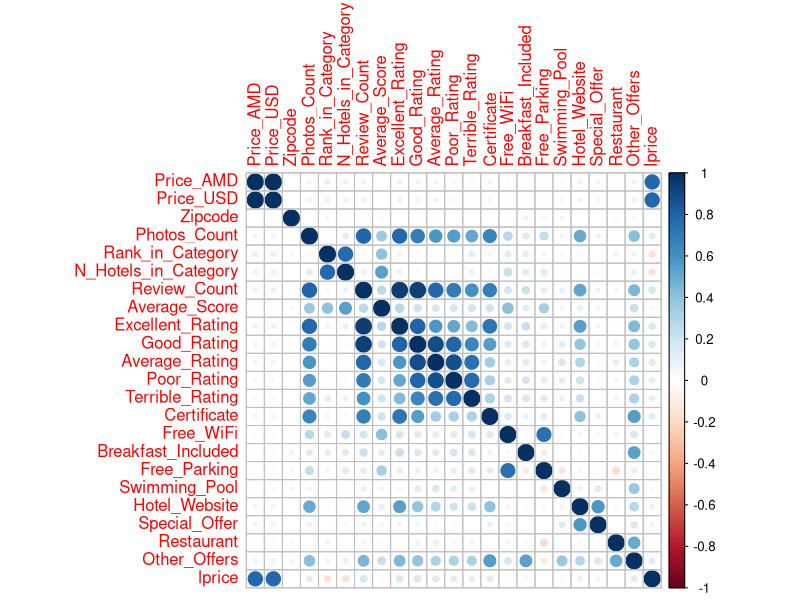
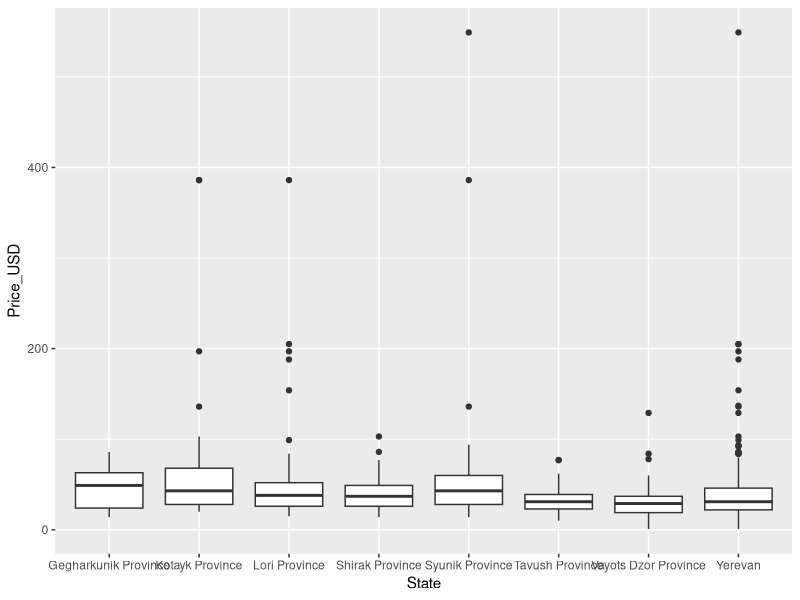

The R source for these figures, in order:
library(ggplot2)
library(corrplot)
library(dplyr)

dat<-read.csv("Trip_Advisor_Armenian_Hotels.csv")

dat$lprice<-log(dat$Price_USD)
dat_num<-select_if(dat, is.numeric)
cor_num<-cor(dat_num, use = "complete.obs")
corrplot(cor_num)

summary(lm(lprice~Review_Count+Free_WiFi+Free_Parking+State+Photos_Count+Photos_Count+Excellent_Rating, data=dat))

summary(lm(lprice~Average_Score+Review_Count+Free_WiFi+Free_Parking+State+Photos_Count+Photos_Count+Excellent_Rating, data=dat))

summary(lm(lprice~Price_USD+Review_Count*Review_Count+Free_WiFi*Price_USD+Free_Parking+State+Other_Offers, data=dat))

ggplot(dat)+
  geom_boxplot(aes(y=Price_USD, x=State))

table(dat$State)

dat$Yerevan<-ifelse(dat$State=="Yerevan", 1, 0)
summary(lm(lprice~Review_Count+Review_Count*Review_Count+factor(Yerevan), data = dat))


